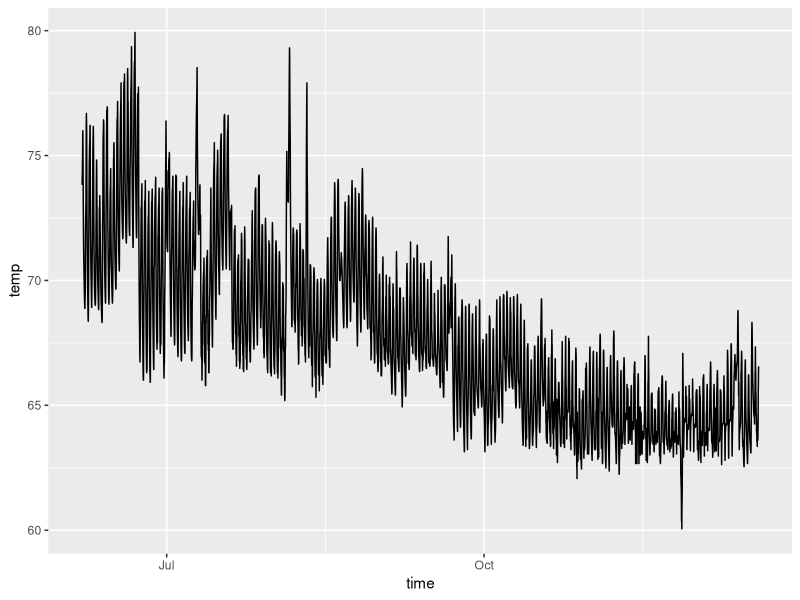
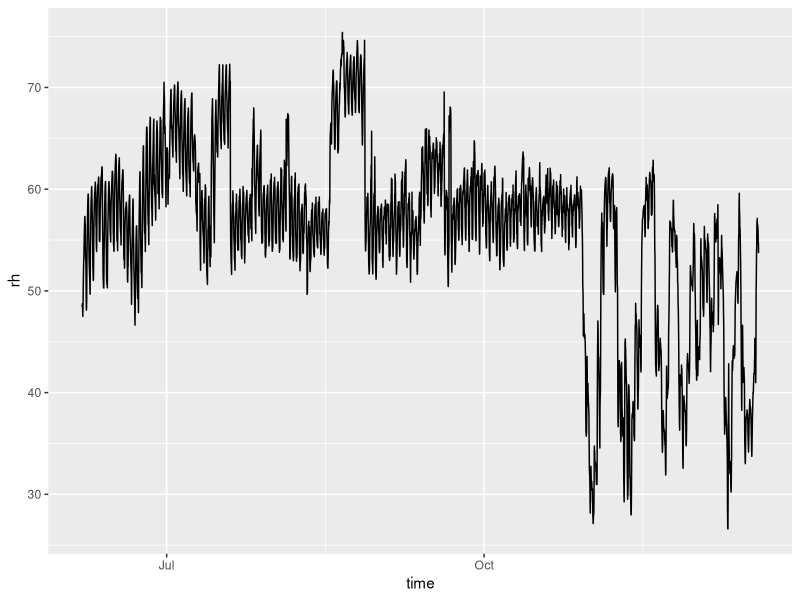
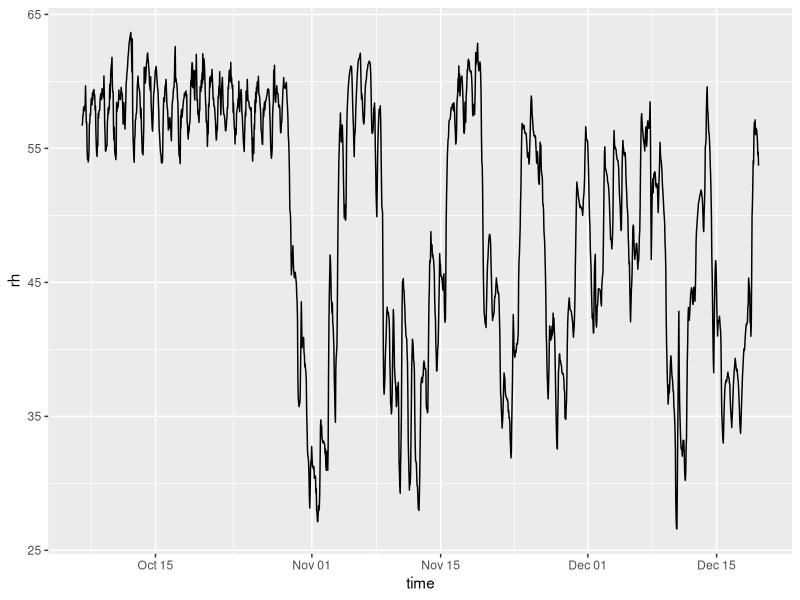

Recreate these plots in R, in order.
## ---- chunk 1
library(tidyverse)
library(data.table)
library(lubridate)
## ---- chunk 2
# Example data
data <- fread("10596690_Birds_Mammals_Range.csv", skip=1, header=T)
colnames(data)  <- c("n","timestamp", "temp", "rh")

# change date/time to POSIXct class
data$time <- as.POSIXct(data$timestamp, format = "%m/%d/%y  %I:%M:%S %p")

# get just a date class for future filtering
data$date <- as.Date(data$time)


min(data$date) 
max(data$date)
## ---- chunk 3
# Temperature
ggplot(data, aes(x=time, y=temp)) +
  geom_line()
## ---- chunk 4
ggplot(data, aes(x=time, y=rh)) +
  geom_line()
## ---- chunk 5
data %>% 
  filter(date > "2023-10-06") %>% 
  ggplot(aes(x=time, y=rh)) +
  geom_line()
